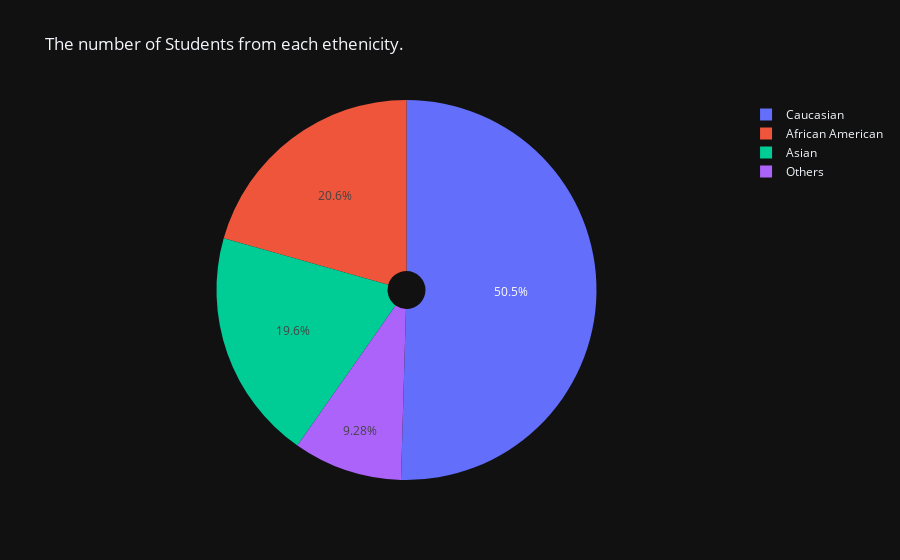

Write notebook code for a chart like this one.
### Markdown cell above
# Observations:
- In 16,17,18  age students the average time of study for girls and boys are same.
- boys and girls study almost the same amount of time.
- no one studies more than 18 hrs per week -- which is around 2.5 hrs per day. No one studies more than 2.5 hrs per day.

### Code cell
# 4 | Pir chart for ethenicity.
fig = go.Figure()

fig.add_trace(
    go.Pie(
        labels=data["Ethnicity"].value_counts().index,
        values=data["Ethnicity"].value_counts().values,
        hole=.1,
        name="Ethnicity"
    )
)

fig.update_layout(
    template="plotly_dark",
    title="The number of Students from each ethenicity.",
)

### Figure 1 — Plotly figure (JSON) as saved in the notebook; plotly's stock layout.template omitted (floating-point values rounded to 4 significant figures)
{"data": [{"hole": 0.1, "labels": ["Caucasian", "African American", "Asian", "Others"], "name": "Ethnicity", "type": "pie", "values": [1207, 493, 470, 222]}], "layout": {"title": {"text": "The number of Students from each ethenicity."}}}
